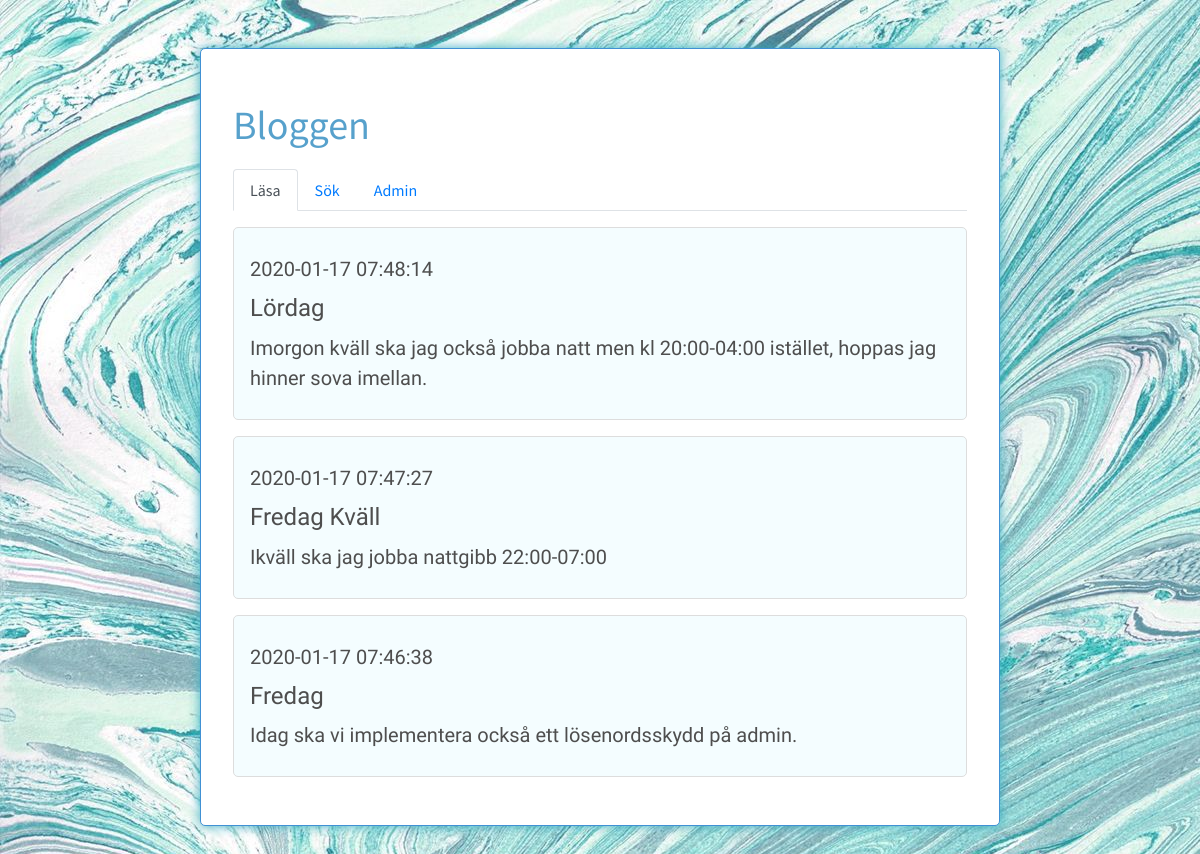
The app's page /labb-9/lasa.php with its own data.
### tables this page shows
CREATE TABLE `blogg` (
  `id` int(4) NOT NULL,
  `datum` timestamp NOT NULL DEFAULT CURRENT_TIMESTAMP,
  `rubrik` varchar(50) NOT NULL,
  `inlagg` text NOT NULL
);

### labb-9/lasa.php (the view, shortened to what this page needs)
<!DOCTYPE html>
<html lang="sv">
<head>
    <link rel="stylesheet" href="https://stackpath.bootstrapcdn.com/bootstrap/4.3.1/css/bootstrap.min.css">
    <link rel="stylesheet" href="style.css">
</head>
<body>
<div class="kontainer">
    <h1>Bloggen</h1>
        <nav>
            <ul class="nav nav-tabs">
                <li class="nav-item"><a class="nav-link active" href="./lasa.php">Läsa</a></li>
                <?php if (!isset($_SESSION['login'])) { ?>
                <li class="nav-item"><a class="nav-link" href="./sok.php">Sök</a></li>
                <li class="nav-item"><a class="nav-link" href="./admin/admin.php">Admin</a></li>
                <?php } else {  ?>
                <?php } ?>
            </ul>
        </nav>
        <main>
        <?php
        $conn = new mysqli($host, $användare, $lösenord, $databas);
        $sql = "SELECT * FROM blogg ORDER BY id DESC";
        $result = $conn->query($sql);
        while ($rad = $result->fetch_assoc()) {
            echo "<div class=\"inlagg\">";
            echo "<p>$rad[datum]</p>";
            echo "<h4>$rad[rubrik]</h4>";
            echo "<p>$rad[inlagg]</p>";
            echo "</div>";
        }
        ?>
        </main>
    </div>
</body>
</html>

### labb-9/style.css (style rules this page uses)
html { box-sizing: border-box; }
*, *:before, *:after { box-sizing: inherit; }
body, h1, h2, h3, h4, h5, h6, p, ul { margin: 0; padding: 0; }
body { background: url(./bilder/130157.jpg); }
.kontainer { width: 800px; padding: 2em; margin: 3em auto; background: #fff; border-radius: 5px; font-family: 'Source Sans Pro', sans-serif; border: 1px solid rgb(64, 145, 212); box-shadow: 0 0 12px #39adc2; color: #4e4e4e; }
h1, h2, h3 { color: #57a1cc; }
h1, h2, h3, p { margin: 0.5em 0; }
div.inlagg { background: #f4fdff; border-radius: 5px; border: 1px solid #ddd; font-family: 'Damion', cursive; padding: 1em; margin-bottom: 1em; }
p { font-size: 20px; }
nav { margin-bottom: 1em; }

### records on screen
blogg: datum "2020-01-17 07:48:14", rubrik "Lördag", inlagg "Imorgon kväll ska jag också jobba natt men kl 20:00-04:00 istället, hoppas jag hinner sova imellan."
blogg: datum "2020-01-17 07:47:27", rubrik "Fredag Kväll", inlagg "Ikväll ska jag jobba nattgibb 22:00-07:00"
blogg: datum "2020-01-17 07:46:38", rubrik "Fredag", inlagg "Idag ska vi implementera också ett lösenordsskydd på admin."
